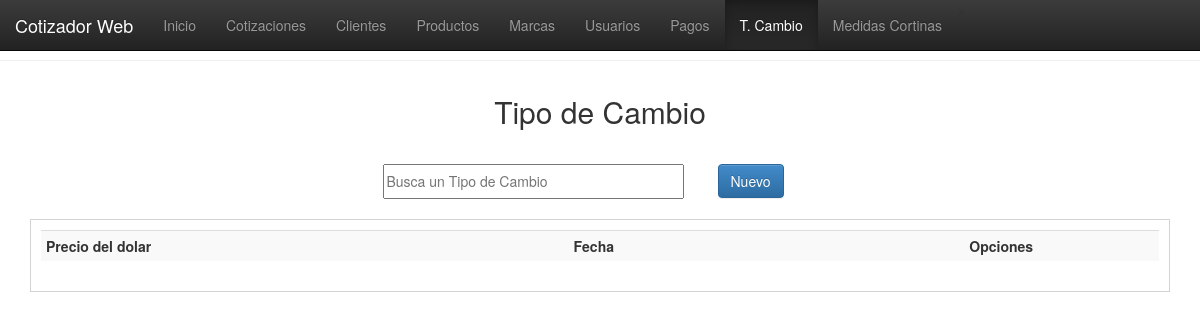
Before: /vistas/tcambio.php with the older database file.
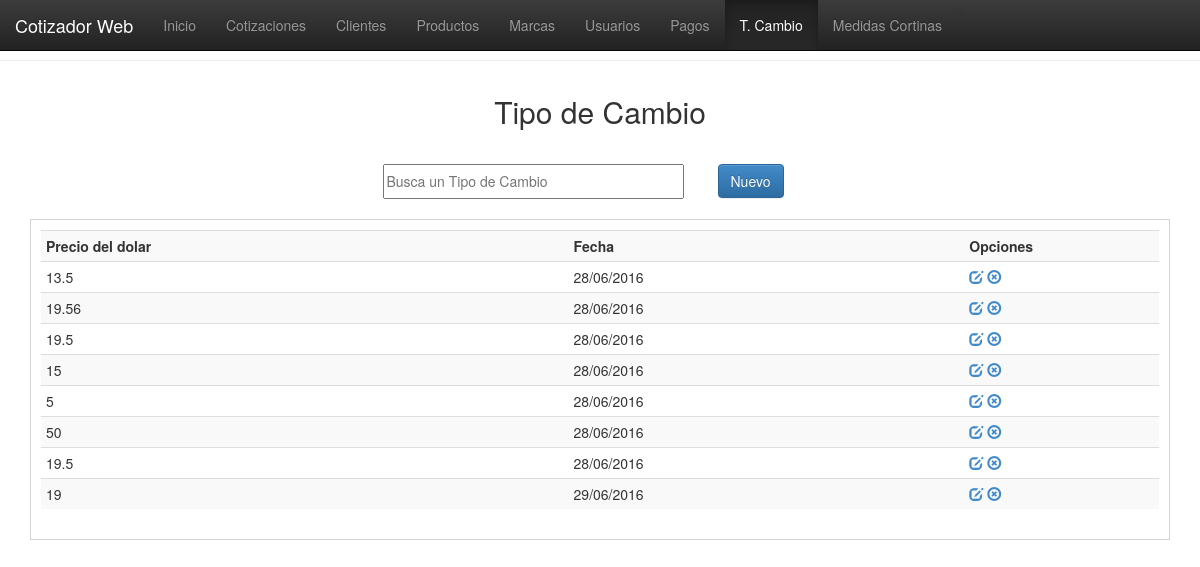
After: the same page with the newer database file.
### tables this page shows
CREATE TABLE `divisas` (
  `id_tcambio` int(11) NOT NULL,
  `precio_dolar` float NOT NULL,
  `fecha_tcambio` date NOT NULL
);

### php/conexion.php (called while the page is built, shortened)
<?php
function fechaNormal($fecha){
		$nfecha = date('d/m/Y',strtotime($fecha));
		return $nfecha;
}
?>

### vistas/tcambio.php (the view, shortened to what this page needs)
<!DOCTYPE html>
<html>
<head>
<link href="../css/estilo.css" rel="stylesheet">
<link href="../bootstrap/css/bootstrap.css" rel="stylesheet">
<link href="../bootstrap/css/bootstrap.min.css" rel="stylesheet">
<link href="../bootstrap/css/bootstrap-theme.css" rel="stylesheet">
<link href="../bootstrap/css/bootstrap-theme.min.css" rel="stylesheet">
</head>
<body>
  <nav class="navbar navbar-inverse navbar-fixed-top">
    <div class="container-fluid">
      <div class="navbar-header">
        <a class="navbar-brand" href="#">Cotizador Web</a>
      </div>
      <div class="collapse navbar-collapse" id="myNavbar">
        <ul class="nav navbar-nav">
          <li><a href="index.php">Inicio</a></li>>
          <li><a href="cotizaciones.php">Cotizaciones</a></li>
          <li><a href="clientes.php">Clientes</a></li>
          <li><a href="productos.php">Productos</a></li>
          <li><a href="marcas.php">Marcas</a></li>
          <li><a href="usuarios.php">Usuarios</a></li>
          <li><a href="pagos.php">Pagos</a></li>
          <li class="active"><a href="tcambio.php">T. Cambio</a></li>
          <li><a href="cortinas.php">Medidas Cortinas</a></li>
        </ul>
      </div>
    </div>
  </nav>
  <br><br><hr>
    <header>Tipo de Cambio</header>
    <section>
    <table border="0" align="center">
      <tr>
          <td width="335"><input type="text" placeholder="Busca un Tipo de Cambio" id="bs-TCambio"/></td>
            <td width="100"><button id="nuevo-TCambio" class="btn btn-primary">Nuevo</button></td>
        </tr>
    </table>
    </section>
    <div class="registros" id="agrega-registros-TCambio">
        <table class="table table-striped table-condensed table-hover">
            <tr>
                <th width="200">Precio del dolar</th>
                <th width="150">Fecha</th>
                <th width="50">Opciones</th>
            </tr>
        <?php
            include('../php/conexion.php');
            $registro = mysql_query("SELECT * FROM divisas ORDER BY fecha_tcambio ASC");
            while($registro2 = mysql_fetch_array($registro)){
                echo '<tr>
                        <td>'.$registro2['precio_dolar'].'</td>
                        <td>'.fechaNormal($registro2['fecha_tcambio']).'</td>
                        <td>
                            <a href="javascript:editarTCambio('.$registro2['id_tcambio'].');" class="glyphicon glyphicon-edit"></a>
                            <a href="javascript:eliminarTCambio('.$registro2['id_tcambio'].');" class="glyphicon glyphicon-remove-circle"></a>
                        </td>
                      </tr>';
            }
        ?>
        </table>
    </div>
</body>
</html>

Changed rows visible on the page:
added divisas: precio_dolar "13.5", fecha_tcambio "28/06/2016"
added divisas: precio_dolar "19.56", fecha_tcambio "28/06/2016"
added divisas: precio_dolar "19.5", fecha_tcambio "28/06/2016"
added divisas: precio_dolar "15", fecha_tcambio "28/06/2016"
added divisas: precio_dolar "5", fecha_tcambio "28/06/2016"
added divisas: precio_dolar "50", fecha_tcambio "28/06/2016"
added divisas: precio_dolar "19.5", fecha_tcambio "28/06/2016"
added divisas: precio_dolar "19", fecha_tcambio "29/06/2016"
